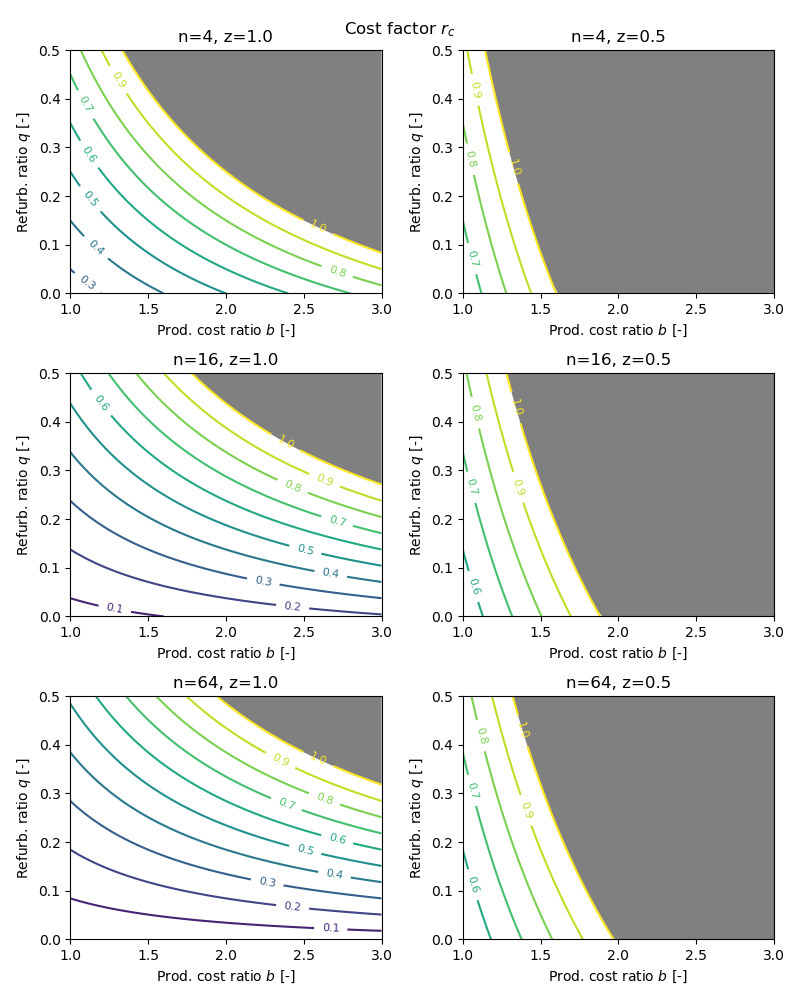

Recreate this plot in Python.
"""Cost model for 1st stage re-use."""
import numpy as np
from matplotlib import pyplot as plt
import matplotlib.gridspec as gridspec


def cost_ratio(n, z, b, q):
    """Cost ratio r_c.

    Arguments:
        n (positive integer): Reusable component lifetime, number of flights.
        z (scalar in (0,1)): recovered cost fraction [units: dimensionless].
            The ratio of the cost of the recovered 1st stage components to the
            total production cost of a recoverable 1st stage.
        b (positive scalar): Recoverable / expendable 1st stage production cost
            ratio [units: dimensionless]. Probably > 1.
        q (positive scalar): Recovery and refurbishment cost ratio [units: dimensionless].
            (cost of recovering and refurbishing the recoverable components) /
            (production cost of the recoverable components). Probably < 1.
    """
    r_c = z * b * (1/float(n) + (1 - z)/z + q)
    return r_c


def main():
    n = (4, 16, 64)
    z = (1, 0.5)
    b = np.linspace(1, 3)
    q = np.linspace(0, 0.5)

    b_grid, q_grid = np.meshgrid(b, q)

    gs = gridspec.GridSpec(len(n), len(z))
    plt.figure(figsize=(8, 10))

    for i in range(len(n)):
        for j in range(len(z)):
            r_c_grid = cost_ratio(n[i], z[j], b_grid, q_grid)

            # Find the minimum value of r_c
            r_c_min = cost_ratio(n[i], z[j], 1, 0)
            print 'r_c min = {:.3f}'.format(r_c_min)

            # Find the r_c=1 "break-even" curve
            q_be = 1/(z[j]*b) - 1/float(n[i]) - (1 - z[j]) / z[j]
            q_be[q_be < 0] = 0

            plt.subplot(gs[i, j])
            # Plot contours of r_c
            cs = plt.contour(b_grid, q_grid, r_c_grid,
                             levels=np.linspace(0, 1, 11))
            plt.clabel(cs, inline=1, fontsize=8, fmt='%.1f')

            # Shade the r_c > 1 bad region
            plt.fill_between(b, q_be, 1, facecolor='grey')

            plt.xlabel('Prod. cost ratio $b$ [-]')
            plt.ylabel('Refurb. ratio $q$ [-]')
            plt.title('n={:d}, z={:.1f}'.format(n[i], z[j]))
            plt.ylim([0, 0.5])
    plt.suptitle('Cost factor $r_c$')
    plt.tight_layout()
    plt.subplots_adjust(top=0.95)

    plt.savefig('cost_model.png')
    plt.show()


if __name__ == '__main__':
    main()
